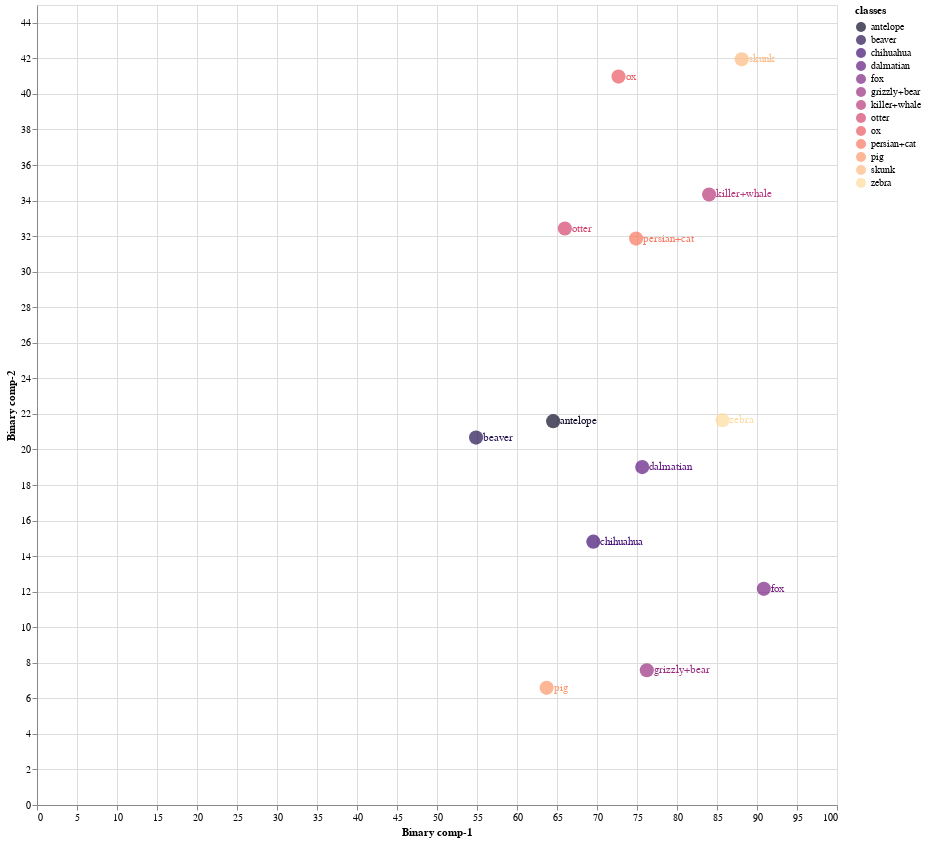
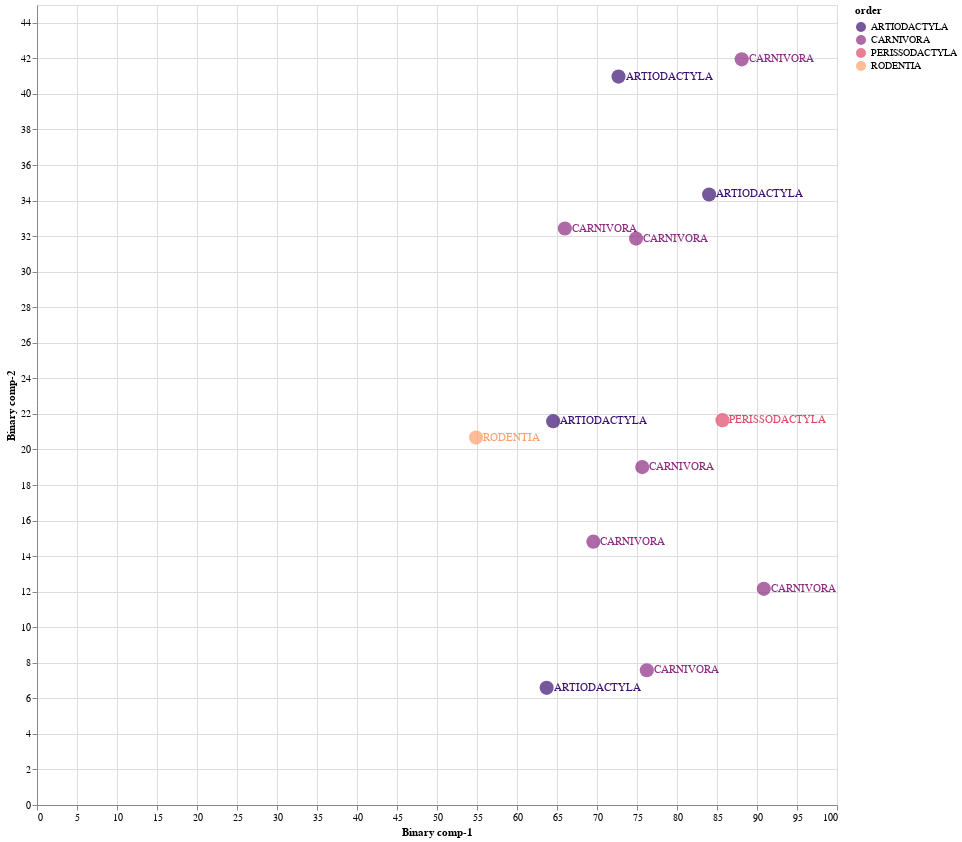

Notebook code for these charts, in order:
### Markdown cell above
### 8.2 Train Validation Split 02

### Code cell
Train02 = CZSL(mode = "Train", 
               split = 2, 
               DNN = ProjectionNetwork1, 
               epochs = 40, 
               bs = 8, 
               numunits = 1024, 
               lr = 0.1, 
               optimiser = nn.Sigmoid(), 
               dropout = 0.2, 
               mom = 0, 
               wd = 0,  
               device = 'cuda', 
               checkpoint = CP2, 
               pred_type = 'Probabilistic', 
               dist_type = 'cosine')

#mode
#1. "Train" - Use Train Val split
#2. "Test" - For Unseen Test Data

#split
# 1 -Train/Val Split 1
# 2 -Train/Val Split 2
# 3 -Train/Val Split 2

#pred_type
#1. "Probabilistic" - continous real numbers giving probability for prdiction to be 1
#2. "Deterministic" - 1 or 0 prediction values

#dist_type
#1. euclidean
#2. cosine
#3. hamming
#4. jaccard

### Figure 1 — Vega-Lite specification as saved in the notebook (floating-point values rounded to 4 significant figures)
{"config": {"view": {"continuousWidth": 400, "continuousHeight": 300}}, "layer": [{"mark": {"type": "circle", "size": 200}, "encoding": {"color": {"field": "classes", "scale": {"scheme": "Magma"}, "type": "nominal"}, "x": {"field": "Binary comp-1", "type": "quantitative"}, "y": {"field": "Binary comp-2", "type": "quantitative"}}, "height": 800, "selection": {"selector003": {"type": "interval", "bind": "scales", "encodings": ["x", "y"]}}, "width": 800}, {"mark": {"type": "text", "align": "left", "baseline": "middle", "dx": 7}, "encoding": {"color": {"field": "classes", "scale": {"scheme": "Magma"}, "type": "nominal"}, "text": {"field": "classes", "type": "nominal"}, "x": {"field": "Binary comp-1", "type": "quantitative"}, "y": {"field": "Binary comp-2", "type": "quantitative"}}, "height": 800, "width": 800}], "data": {"name": "data-ce8b42adcf49778ebbe1371a0c63ec3f"}, "$schema": "https://vega.github.io/schema/vega-lite/v4.17.0.json", "datasets": {"data-ce8b42adcf49778ebbe1371a0c63ec3f": [{"Binary comp-1": 64.52, "Binary comp-2": 21.59, "classes": "antelope", "sciName": "Antilope_cervicapra", "animal_label": 1, "animal_class": "antelope", "mainCommonName": "Blackbuck", "otherCommonNames": "Indian Antelope", "class": "Mammalia", "infraclass": "Placentalia", "magnorder": "Boreoeutheria", "superorder": "Laurasiatheria", "order": "ARTIODACTYLA", "suborder": "RUMINANTIA", "infraorder": "PECORA", "parvorder": null, "superfamily": null, "family": "BOVIDAE", "subfamily": "ANTILOPINAE", "tribe": "ANTILOPINI", "genus": "Antilope"}, {"Binary comp-1": 76.23, "Binary comp-2": 7.581, "classes": "grizzly+bear", "sciName": "Ursus_arctos", "animal_label": 2, "animal_class": "grizzly+bear", "mainCommonName": "Brown Bear", "otherCommonNames": "Grizzly Bear|Kodiak Bear", "class": "Mammalia", "infraclass": "Placentalia", "magnorder": "Boreoeutheria", "superorder": "Laurasiatheria", "order": "CARNIVORA", "suborder": "CANIFORMIA", "infraorder": "ARCTOIDEA", "parvorder": null, "superfamily": "URSOIDEA", "family": "URSIDAE", "subfamily": "URSINAE", "tribe": null, "genus": "Ursus"}, {"Binary comp-1": 84.01, "Binary comp-2": 34.34, "classes": "killer+whale", "sciName": "Orcinus_orca", "animal_label": 3, "animal_class": "killer+whale", "mainCommonName": "Killer Whale", "otherCommonNames": "Orca", "class": "Mammalia", "infraclass": "Placentalia", "magnorder": "Boreoeutheria", "superorder": "Laurasiatheria", "order": "ARTIODACTYLA", "suborder": "WHIPPOMORPHA", "infraorder": "CETACEA", "parvorder": "ODONTOCETI", "superfamily": "DELPHINOIDEA", "family": "DELPHINIDAE", "subfamily": "INCERTAE SEDIS", "tribe": null, "genus": "Orcinus"}, {"Binary comp-1": 54.88, "Binary comp-2": 20.67, "classes": "beaver", "sciName": "Aplodontia_rufa", "animal_label": 4, "animal_class": "beaver", "mainCommonName": "Mountain Beaver", "otherCommonNames": "Boomer|Sewellel|Point Arena Mountain Beaver|Point Reyes Mountain Beaver", "class": "Mammalia", "infraclass": "Placentalia", "magnorder": "Boreoeutheria", "superorder": "Euarchontoglires", "order": "RODENTIA", "suborder": "SCIUROMORPHA", "infraorder": null, "parvorder": null, "superfamily": null, "family": "APLODONTIIDAE", "subfamily": null, "tribe": null, "genus": "Aplodontia"}, {"Binary comp-1": 75.65, "Binary comp-2": 19.01, "classes": "dalmatian", "sciName": "Canis_familiaris", "animal_label": 5, "animal_class": "dalmatian", "mainCommonName": "Domestic Dog", "otherCommonNames": "Dog|Dingo|Feral Dog|New Guinea Singing Dog|Village Dog", "class": "Mammalia", "infraclass": "Placentalia", "magnorder": "Boreoeutheria", "superorder": "Laurasiatheria", "order": "CARNIVORA", "suborder": "CANIFORMIA", "infraorder": "CANOIDEA", "parvorder": null, "superfamily": null, "family": "CANIDAE", "subfamily": null, "tribe": null, "genus": "Canis"}, {"Binary comp-1": 74.88, "Binary comp-2": 31.86, "classes": "persian+cat", "sciName": "Felis_catus", "animal_label": 6, "animal_class": "persian+cat", "mainCommonName": "Domestic Cat", "otherCommonNames": "Cat", "class": "Mammalia", "infraclass": "Placentalia", "magnorder": "Boreoeutheria", "superorder": "Laurasiatheria", "order": "CARNIVORA", "suborder": "FELIFORMIA", "infraorder": "FELOIDEA", "parvorder": null, "superfamily": null, "family": "FELIDAE", "subfamily": "FELINAE", "tribe": null, "genus": "Felis"}, {"Binary comp-1": 88.09, "Binary comp-2": 41.94, "classes": "skunk", "sciName": "Spilogale_putorius", "animal_label": 11, "animal_class": "skunk", "mainCommonName": "Alleghanian Spotted Skunk", "otherCommonNames": "Eastern Spotted Skunk", "class": "Mammalia", "infraclass": "Placentalia", "magnorder": "Boreoeutheria", "superorder": "Laurasiatheria", "order": "CARNIVORA", "suborder": "CANIFORMIA", "infraorder": "ARCTOIDEA", "parvorder": null, "superfamily": "MUSTELOIDEA", "family": "MEPHITIDAE", "subfamily": "MEPHITINAE", "tribe": null, "genus": "Spilogale"}, {"Binary comp-1": 72.69, "Binary comp-2": 40.97, "classes": "ox", "sciName": "Bos_sauveli", "animal_label": 21, "animal_class": "ox", "mainCommonName": "Kouprey", "otherCommonNames": "Gray Ox|Indochinese Forest Ox", "class": "Mammalia", "infraclass": "Placentalia", "magnorder": "Boreoeutheria", "superorder": "Laurasiatheria", "order": "ARTIODACTYLA", "suborder": "RUMINANTIA", "infraorder": "PECORA", "parvorder": null, "superfamily": null, "family": "BOVIDAE", "subfamily": "BOVINAE", "tribe": "BOVINI", "genus": "Bos"}, {"Binary comp-1": 90.85, "Binary comp-2": 12.16, "classes": "fox", "sciName": "Vulpes_lagopus", "animal_label": 22, "animal_class": "fox", "mainCommonName": "Arctic Fox", "otherCommonNames": "Polar Fox", "class": "Mammalia", "infraclass": "Placentalia", "magnorder": "Boreoeutheria", "superorder": "Laurasiatheria", "order": "CARNIVORA", "suborder": "CANIFORMIA", "infraorder": "CANOIDEA", "parvorder": null, "superfamily": null, "family": "CANIDAE", "subfamily": null, "tribe": null, "genus": "Vulpes"}, {"Binary comp-1": 69.54, "Binary comp-2": 14.81, "classes": "chihuahua", "sciName": "Canis_familiaris", "animal_label": 33, "animal_class": "chihuahua", "mainCommonName": "Domestic Dog", "otherCommonNames": "Dog|Dingo|Feral Dog|New Guinea Singing Dog|Village Dog", "class": "Mammalia", "infraclass": "Placentalia", "magnorder": "Boreoeutheria", "superorder": "Laurasiatheria", "order": "CARNIVORA", "suborder": "CANIFORMIA", "infraorder": "CANOIDEA", "parvorder": null, "superfamily": null, "family": "CANIDAE", "subfamily": null, "tribe": null, "genus": "Canis"}, {"Binary comp-1": 65.98, "Binary comp-2": 32.43, "classes": "otter", "sciName": "Aonyx_capensis", "animal_label": 36, "animal_class": "otter", "mainCommonName": "African Clawless Otter", "otherCommonNames": "Cape Clawless Otter", "class": "Mammalia", "infraclass": "Placentalia", "magnorder": "Boreoeutheria", "superorder": "Laurasiatheria", "order": "CARNIVORA", "suborder": "CANIFORMIA", "infraorder": "ARCTOIDEA", "parvorder": null, "superfamily": "MUSTELOIDEA", "family": "MUSTELIDAE", "subfamily": "LUTRINAE", "tribe": null, "genus": "Aonyx"}, {"Binary comp-1": 85.69, "Binary comp-2": 21.65, "classes": "zebra", "sciName": "Equus_grevyi", "animal_label": 38, "animal_class": "zebra", "mainCommonName": "Grevy's Zebra", "otherCommonNames": "Imperial Zebra", "class": "Mammalia", "infraclass": "Placentalia", "magnorder": "Boreoeutheria", "superorder": "Laurasiatheria", "order": "PERISSODACTYLA", "suborder": "HIPOMORPHA", "infraorder": null, "parvorder": null, "superfamily": null, "family": "EQUIDAE", "subfamily": null, "tribe": null, "genus": "Equus"}, {"Binary comp-1": 63.7, "Binary comp-2": 6.591, "classes": "pig", "sciName": "Sus_domesticus", "animal_label": 42, "animal_class": "pig", "mainCommonName": "Domestic Pig", "otherCommonNames": "Hog|Pig|Swine", "class": "Mammalia", "infraclass": "Placentalia", "magnorder": "Boreoeutheria", "superorder": "Laurasiatheria", "order": "ARTIODACTYLA", "suborder": "SUINA", "infraorder": null, "parvorder": null, "superfamily": null, "family": "SUIDAE", "subfamily": null, "tribe": null, "genus": "Sus"}]}}

### Figure 2 — Vega-Lite specification as saved in the notebook (floating-point values rounded to 4 significant figures)
{"config": {"view": {"continuousWidth": 400, "continuousHeight": 300}}, "layer": [{"mark": {"type": "circle", "size": 200}, "encoding": {"color": {"field": "order", "scale": {"scheme": "Magma"}, "type": "nominal"}, "x": {"field": "Binary comp-1", "type": "quantitative"}, "y": {"field": "Binary comp-2", "type": "quantitative"}}, "height": 800, "selection": {"selector004": {"type": "interval", "bind": "scales", "encodings": ["x", "y"]}}, "width": 800}, {"mark": {"type": "text", "align": "left", "baseline": "middle", "dx": 7}, "encoding": {"color": {"field": "order", "scale": {"scheme": "Magma"}, "type": "nominal"}, "text": {"field": "order", "type": "nominal"}, "x": {"field": "Binary comp-1", "type": "quantitative"}, "y": {"field": "Binary comp-2", "type": "quantitative"}}, "height": 800, "width": 800}], "data": {"name": "data-ce8b42adcf49778ebbe1371a0c63ec3f"}, "$schema": "https://vega.github.io/schema/vega-lite/v4.17.0.json", "datasets": {"data-ce8b42adcf49778ebbe1371a0c63ec3f": [{"Binary comp-1": 64.52, "Binary comp-2": 21.59, "classes": "antelope", "sciName": "Antilope_cervicapra", "animal_label": 1, "animal_class": "antelope", "mainCommonName": "Blackbuck", "otherCommonNames": "Indian Antelope", "class": "Mammalia", "infraclass": "Placentalia", "magnorder": "Boreoeutheria", "superorder": "Laurasiatheria", "order": "ARTIODACTYLA", "suborder": "RUMINANTIA", "infraorder": "PECORA", "parvorder": null, "superfamily": null, "family": "BOVIDAE", "subfamily": "ANTILOPINAE", "tribe": "ANTILOPINI", "genus": "Antilope"}, {"Binary comp-1": 76.23, "Binary comp-2": 7.581, "classes": "grizzly+bear", "sciName": "Ursus_arctos", "animal_label": 2, "animal_class": "grizzly+bear", "mainCommonName": "Brown Bear", "otherCommonNames": "Grizzly Bear|Kodiak Bear", "class": "Mammalia", "infraclass": "Placentalia", "magnorder": "Boreoeutheria", "superorder": "Laurasiatheria", "order": "CARNIVORA", "suborder": "CANIFORMIA", "infraorder": "ARCTOIDEA", "parvorder": null, "superfamily": "URSOIDEA", "family": "URSIDAE", "subfamily": "URSINAE", "tribe": null, "genus": "Ursus"}, {"Binary comp-1": 84.01, "Binary comp-2": 34.34, "classes": "killer+whale", "sciName": "Orcinus_orca", "animal_label": 3, "animal_class": "killer+whale", "mainCommonName": "Killer Whale", "otherCommonNames": "Orca", "class": "Mammalia", "infraclass": "Placentalia", "magnorder": "Boreoeutheria", "superorder": "Laurasiatheria", "order": "ARTIODACTYLA", "suborder": "WHIPPOMORPHA", "infraorder": "CETACEA", "parvorder": "ODONTOCETI", "superfamily": "DELPHINOIDEA", "family": "DELPHINIDAE", "subfamily": "INCERTAE SEDIS", "tribe": null, "genus": "Orcinus"}, {"Binary comp-1": 54.88, "Binary comp-2": 20.67, "classes": "beaver", "sciName": "Aplodontia_rufa", "animal_label": 4, "animal_class": "beaver", "mainCommonName": "Mountain Beaver", "otherCommonNames": "Boomer|Sewellel|Point Arena Mountain Beaver|Point Reyes Mountain Beaver", "class": "Mammalia", "infraclass": "Placentalia", "magnorder": "Boreoeutheria", "superorder": "Euarchontoglires", "order": "RODENTIA", "suborder": "SCIUROMORPHA", "infraorder": null, "parvorder": null, "superfamily": null, "family": "APLODONTIIDAE", "subfamily": null, "tribe": null, "genus": "Aplodontia"}, {"Binary comp-1": 75.65, "Binary comp-2": 19.01, "classes": "dalmatian", "sciName": "Canis_familiaris", "animal_label": 5, "animal_class": "dalmatian", "mainCommonName": "Domestic Dog", "otherCommonNames": "Dog|Dingo|Feral Dog|New Guinea Singing Dog|Village Dog", "class": "Mammalia", "infraclass": "Placentalia", "magnorder": "Boreoeutheria", "superorder": "Laurasiatheria", "order": "CARNIVORA", "suborder": "CANIFORMIA", "infraorder": "CANOIDEA", "parvorder": null, "superfamily": null, "family": "CANIDAE", "subfamily": null, "tribe": null, "genus": "Canis"}, {"Binary comp-1": 74.88, "Binary comp-2": 31.86, "classes": "persian+cat", "sciName": "Felis_catus", "animal_label": 6, "animal_class": "persian+cat", "mainCommonName": "Domestic Cat", "otherCommonNames": "Cat", "class": "Mammalia", "infraclass": "Placentalia", "magnorder": "Boreoeutheria", "superorder": "Laurasiatheria", "order": "CARNIVORA", "suborder": "FELIFORMIA", "infraorder": "FELOIDEA", "parvorder": null, "superfamily": null, "family": "FELIDAE", "subfamily": "FELINAE", "tribe": null, "genus": "Felis"}, {"Binary comp-1": 88.09, "Binary comp-2": 41.94, "classes": "skunk", "sciName": "Spilogale_putorius", "animal_label": 11, "animal_class": "skunk", "mainCommonName": "Alleghanian Spotted Skunk", "otherCommonNames": "Eastern Spotted Skunk", "class": "Mammalia", "infraclass": "Placentalia", "magnorder": "Boreoeutheria", "superorder": "Laurasiatheria", "order": "CARNIVORA", "suborder": "CANIFORMIA", "infraorder": "ARCTOIDEA", "parvorder": null, "superfamily": "MUSTELOIDEA", "family": "MEPHITIDAE", "subfamily": "MEPHITINAE", "tribe": null, "genus": "Spilogale"}, {"Binary comp-1": 72.69, "Binary comp-2": 40.97, "classes": "ox", "sciName": "Bos_sauveli", "animal_label": 21, "animal_class": "ox", "mainCommonName": "Kouprey", "otherCommonNames": "Gray Ox|Indochinese Forest Ox", "class": "Mammalia", "infraclass": "Placentalia", "magnorder": "Boreoeutheria", "superorder": "Laurasiatheria", "order": "ARTIODACTYLA", "suborder": "RUMINANTIA", "infraorder": "PECORA", "parvorder": null, "superfamily": null, "family": "BOVIDAE", "subfamily": "BOVINAE", "tribe": "BOVINI", "genus": "Bos"}, {"Binary comp-1": 90.85, "Binary comp-2": 12.16, "classes": "fox", "sciName": "Vulpes_lagopus", "animal_label": 22, "animal_class": "fox", "mainCommonName": "Arctic Fox", "otherCommonNames": "Polar Fox", "class": "Mammalia", "infraclass": "Placentalia", "magnorder": "Boreoeutheria", "superorder": "Laurasiatheria", "order": "CARNIVORA", "suborder": "CANIFORMIA", "infraorder": "CANOIDEA", "parvorder": null, "superfamily": null, "family": "CANIDAE", "subfamily": null, "tribe": null, "genus": "Vulpes"}, {"Binary comp-1": 69.54, "Binary comp-2": 14.81, "classes": "chihuahua", "sciName": "Canis_familiaris", "animal_label": 33, "animal_class": "chihuahua", "mainCommonName": "Domestic Dog", "otherCommonNames": "Dog|Dingo|Feral Dog|New Guinea Singing Dog|Village Dog", "class": "Mammalia", "infraclass": "Placentalia", "magnorder": "Boreoeutheria", "superorder": "Laurasiatheria", "order": "CARNIVORA", "suborder": "CANIFORMIA", "infraorder": "CANOIDEA", "parvorder": null, "superfamily": null, "family": "CANIDAE", "subfamily": null, "tribe": null, "genus": "Canis"}, {"Binary comp-1": 65.98, "Binary comp-2": 32.43, "classes": "otter", "sciName": "Aonyx_capensis", "animal_label": 36, "animal_class": "otter", "mainCommonName": "African Clawless Otter", "otherCommonNames": "Cape Clawless Otter", "class": "Mammalia", "infraclass": "Placentalia", "magnorder": "Boreoeutheria", "superorder": "Laurasiatheria", "order": "CARNIVORA", "suborder": "CANIFORMIA", "infraorder": "ARCTOIDEA", "parvorder": null, "superfamily": "MUSTELOIDEA", "family": "MUSTELIDAE", "subfamily": "LUTRINAE", "tribe": null, "genus": "Aonyx"}, {"Binary comp-1": 85.69, "Binary comp-2": 21.65, "classes": "zebra", "sciName": "Equus_grevyi", "animal_label": 38, "animal_class": "zebra", "mainCommonName": "Grevy's Zebra", "otherCommonNames": "Imperial Zebra", "class": "Mammalia", "infraclass": "Placentalia", "magnorder": "Boreoeutheria", "superorder": "Laurasiatheria", "order": "PERISSODACTYLA", "suborder": "HIPOMORPHA", "infraorder": null, "parvorder": null, "superfamily": null, "family": "EQUIDAE", "subfamily": null, "tribe": null, "genus": "Equus"}, {"Binary comp-1": 63.7, "Binary comp-2": 6.591, "classes": "pig", "sciName": "Sus_domesticus", "animal_label": 42, "animal_class": "pig", "mainCommonName": "Domestic Pig", "otherCommonNames": "Hog|Pig|Swine", "class": "Mammalia", "infraclass": "Placentalia", "magnorder": "Boreoeutheria", "superorder": "Laurasiatheria", "order": "ARTIODACTYLA", "suborder": "SUINA", "infraorder": null, "parvorder": null, "superfamily": null, "family": "SUIDAE", "subfamily": null, "tribe": null, "genus": "Sus"}]}}
